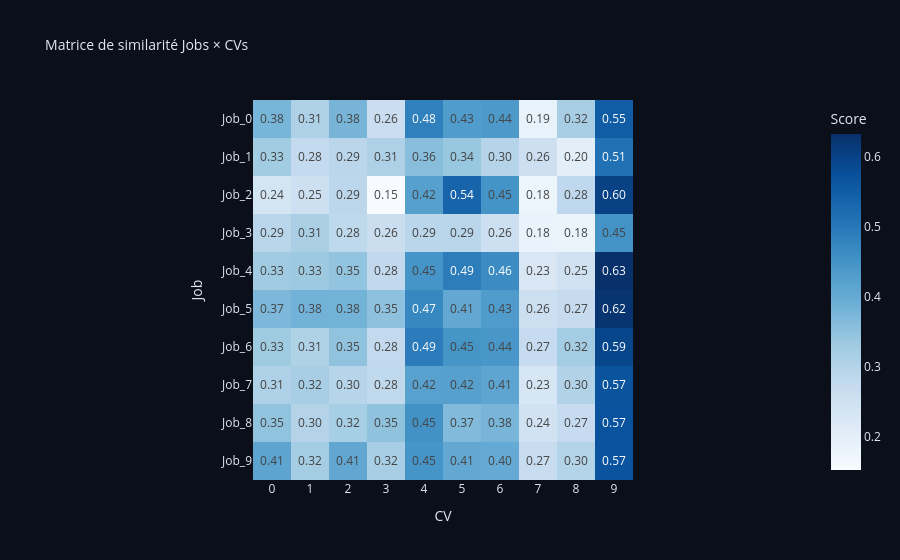
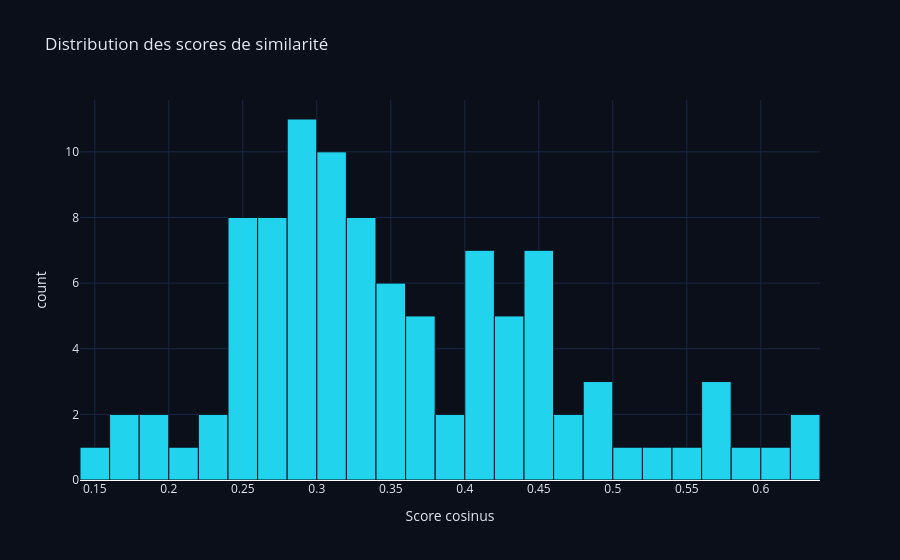

Notebook code cell kept with these figures, in order:
### Code cell
import numpy as np
from sklearn.metrics.pairwise import cosine_similarity
import plotly.express as px
import pandas as pd

# ==============================================
# 1. MATRICE DE SIMILARITÉ (jobs x CVs)
# ==============================================
similarity_matrix = cosine_similarity(job_vectors, cv_vectors)

# Afficher sous forme de DataFrame
sim_df = pd.DataFrame(
    similarity_matrix,
    index   = [f"Job_{i}" for i in range(len(job_vectors))],
    columns = cv_names
)
print(sim_df.round(3))

# ==============================================
# 2. HEATMAP
# ==============================================
fig = px.imshow(
    sim_df,
    text_auto = ".2f",
    color_continuous_scale = "Blues",
    title = "Matrice de similarité Jobs × CVs",
    labels = dict(x="CV", y="Job", color="Score")
)
fig.update_layout(
    paper_bgcolor = "#0a0f1a",
    plot_bgcolor  = "#0a0f1a",
    font          = dict(color="#e2e8f0"),
    title_font    = dict(size=14)
)
fig.show()

# ==============================================
# 3. MÉTRIQUES D'ÉVALUATION
# ==============================================
# Pour chaque job, quel CV est le mieux classé ?
print("\n--- Meilleur CV par job ---")
for i, job_scores in enumerate(similarity_matrix):
    best_cv_idx   = np.argmax(job_scores)
    best_cv_score = job_scores[best_cv_idx]
    print(f"Job_{i} → meilleur CV : {cv_names[best_cv_idx]} (score : {best_cv_score:.3f})")

# Score moyen global
print(f"\nScore moyen global    : {similarity_matrix.mean():.3f}")
print(f"Score max global      : {similarity_matrix.max():.3f}")
print(f"Score min global      : {similarity_matrix.min():.3f}")
print(f"Écart-type            : {similarity_matrix.std():.3f}")

# ==============================================
# 4. DISTRIBUTION DES SCORES
# ==============================================
scores_flat = similarity_matrix.flatten()

fig2 = px.histogram(
    x     = scores_flat,
    nbins = 30,
    title = "Distribution des scores de similarité",
    labels = dict(x="Score cosinus", y="Fréquence")
)
fig2.update_traces(marker_color="#22d3ee", marker_line_color="#0a0f1a", marker_line_width=1)
fig2.update_layout(
    paper_bgcolor = "#0a0f1a",
    plot_bgcolor  = "#0a0f1a",
    font          = dict(color="#e2e8f0"),
    xaxis         = dict(gridcolor="#1a2744"),
    yaxis         = dict(gridcolor="#1a2744")
)
fig2.show()

### Figure 1 — Plotly figure (JSON) as saved in the notebook; plotly's stock layout.template omitted (floating-point values rounded to 4 significant figures)
{"data": [{"coloraxis": "coloraxis", "hovertemplate": "CV: %{x}<br>Job: %{y}<br>Score: %{z}<extra></extra>", "name": "0", "texttemplate": "%{z:.2f}", "type": "heatmap", "x": ["0", "1", "2", "3", "4", "5", "6", "7", "8", "9"], "xaxis": "x", "y": ["Job_0", "Job_1", "Job_2", "Job_3", "Job_4", "Job_5", "Job_6", "Job_7", "Job_8", "Job_9"], "yaxis": "y", "z": [[0.378, 0.3089, 0.379, 0.2597, 0.4849, 0.4317, 0.4365, 0.1873, 0.3169, 0.5511], [0.3268, 0.2753, 0.2895, 0.3085, 0.359, 0.3396, 0.2972, 0.256, 0.2028, 0.5133], [0.2402, 0.255, 0.2867, 0.1522, 0.4229, 0.5372, 0.448, 0.1776, 0.2822, 0.6018], [0.2939, 0.3143, 0.284, 0.2622, 0.2911, 0.2938, 0.2553, 0.1845, 0.1794, 0.4515], [0.3286, 0.3328, 0.3459, 0.279, 0.4467, 0.4917, 0.4641, 0.2257, 0.2482, 0.6331], [0.372, 0.384, 0.3821, 0.3518, 0.4734, 0.4051, 0.4339, 0.2578, 0.2709, 0.624], [0.3307, 0.3054, 0.3477, 0.2766, 0.4921, 0.4471, 0.442, 0.2721, 0.3232, 0.5931], [0.3065, 0.3192, 0.2953, 0.2809, 0.4198, 0.4223, 0.4116, 0.2313, 0.3031, 0.5683], [0.3475, 0.2994, 0.3201, 0.3493, 0.4529, 0.3665, 0.3772, 0.2437, 0.2725, 0.5705], [0.4139, 0.3234, 0.4069, 0.317, 0.4465, 0.4052, 0.4015, 0.269, 0.3011, 0.5688]]}], "layout": {"coloraxis": {"colorbar": {"title": {"text": "Score"}}, "colorscale": [[0, "rgb(247,251,255)"], [0.125, "rgb(222,235,247)"], [0.25, "rgb(198,219,239)"], [0.375, "rgb(158,202,225)"], [0.5, "rgb(107,174,214)"], [0.625, "rgb(66,146,198)"], [0.75, "rgb(33,113,181)"], [0.875, "rgb(8,81,156)"], [1, "rgb(8,48,107)"]]}, "font": {"color": "#e2e8f0"}, "paper_bgcolor": "#0a0f1a", "plot_bgcolor": "#0a0f1a", "title": {"font": {"size": 14}, "text": "Matrice de similarité Jobs × CVs"}, "xaxis": {"anchor": "y", "constrain": "domain", "domain": [0, 1], "scaleanchor": "y", "title": {"text": "CV"}}, "yaxis": {"anchor": "x", "autorange": "reversed", "constrain": "domain", "domain": [0, 1], "title": {"text": "Job"}}}}

### Figure 2 — Plotly figure (JSON) as saved in the notebook; plotly's stock layout.template omitted (floating-point values rounded to 4 significant figures)
{"data": [{"bingroup": "x", "hovertemplate": "Score cosinus=%{x}<br>count=%{y}<extra></extra>", "legendgroup": "", "marker": {"color": "#22d3ee", "line": {"color": "#0a0f1a", "width": 1}, "pattern": {"shape": ""}}, "name": "", "nbinsx": 30, "orientation": "v", "showlegend": false, "type": "histogram", "x": [0.378, 0.3089, 0.379, 0.2597, 0.4849, 0.4317, 0.4365, 0.1873, 0.3169, 0.5511, 0.3268, 0.2753, 0.2895, 0.3085, 0.359, 0.3396, 0.2972, 0.256, 0.2028, 0.5133, 0.2402, 0.255, 0.2867, 0.1522, 0.4229, 0.5372, 0.448, 0.1776, 0.2822, 0.6018, 0.2939, 0.3143, 0.284, 0.2622, 0.2911, 0.2938, 0.2553, 0.1845, 0.1794, 0.4515, 0.3286, 0.3328, 0.3459, 0.279, 0.4467, 0.4917, 0.4641, 0.2257, 0.2482, 0.6331, 0.372, 0.384, 0.3821, 0.3518, 0.4734, 0.4051, 0.4339, 0.2578, 0.2709, 0.624, 0.3307, 0.3054, 0.3477, 0.2766, 0.4921, 0.4471, 0.442, 0.2721, 0.3232, 0.5931, 0.3065, 0.3192, 0.2953, 0.2809, 0.4198, 0.4223, 0.4116, 0.2313, 0.3031, 0.5683, 0.3475, 0.2994, 0.3201, 0.3493, 0.4529, 0.3665, 0.3772, 0.2437, 0.2725, 0.5705, 0.4139, 0.3234, 0.4069, 0.317, 0.4465, 0.4052, 0.4015, 0.269, 0.3011, 0.5688], "xaxis": "x", "yaxis": "y"}], "layout": {"barmode": "relative", "font": {"color": "#e2e8f0"}, "legend": {"tracegroupgap": 0}, "paper_bgcolor": "#0a0f1a", "plot_bgcolor": "#0a0f1a", "title": {"text": "Distribution des scores de similarité"}, "xaxis": {"anchor": "y", "domain": [0, 1], "gridcolor": "#1a2744", "title": {"text": "Score cosinus"}}, "yaxis": {"anchor": "x", "domain": [0, 1], "gridcolor": "#1a2744", "title": {"text": "count"}}}}
